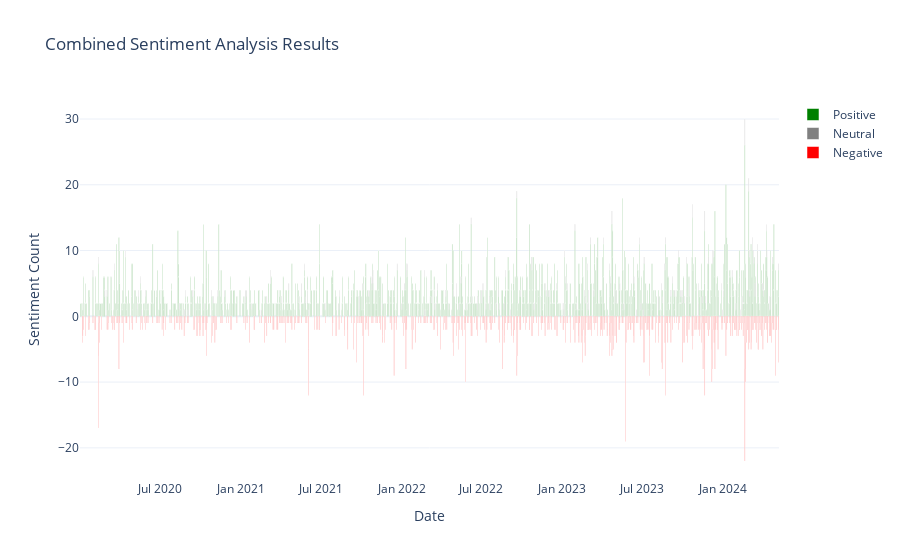

Source (notebook cell):
### Code cell
# Prepare data
dates = df_agg['pub_date']
positive = df_agg['positive']
neutral = df_agg['neutral']
negative = df_agg['negative']

# Create a figure
fig = go.Figure()

# Add traces for positive, neutral, and negative sentiments
fig.add_trace(go.Bar(
    x=dates,
    y=positive,
    name='Positive',
    marker_color='green'
))

fig.add_trace(go.Bar(
    x=dates,
    y=neutral,
    name='Neutral',
    marker_color='gray'
))

fig.add_trace(go.Bar(
    x=dates,
    y=-negative,  # Negative sentiment is shown below the baseline
    name='Negative',
    marker_color='red'
))

# Update layout to create a divergent stacked bar chart
fig.update_layout(
    barmode='relative',
    title='Combined Sentiment Analysis Results',
    xaxis_title='Date',
    yaxis_title='Sentiment Count',
    template='plotly_white'
)

# Show the plot
fig.show()

### Figure 1 — Plotly figure (JSON) as saved in the notebook; plotly's stock layout.template omitted (floating-point values rounded to 4 significant figures; data arrays with more than 128 entries replaced by an {"elided": "..."} marker saying what was removed)
{"data": [{"marker": {"color": "green"}, "name": "Positive", "type": "bar", "x": {"elided": "999 str values"}, "y": {"elided": "999 int values"}}, {"marker": {"color": "gray"}, "name": "Neutral", "type": "bar", "x": {"elided": "999 str values"}, "y": {"elided": "999 int values"}}, {"marker": {"color": "red"}, "name": "Negative", "type": "bar", "x": {"elided": "999 str values"}, "y": {"elided": "999 int values"}}], "layout": {"barmode": "relative", "title": {"text": "Combined Sentiment Analysis Results"}, "xaxis": {"title": {"text": "Date"}}, "yaxis": {"title": {"text": "Sentiment Count"}}}}
